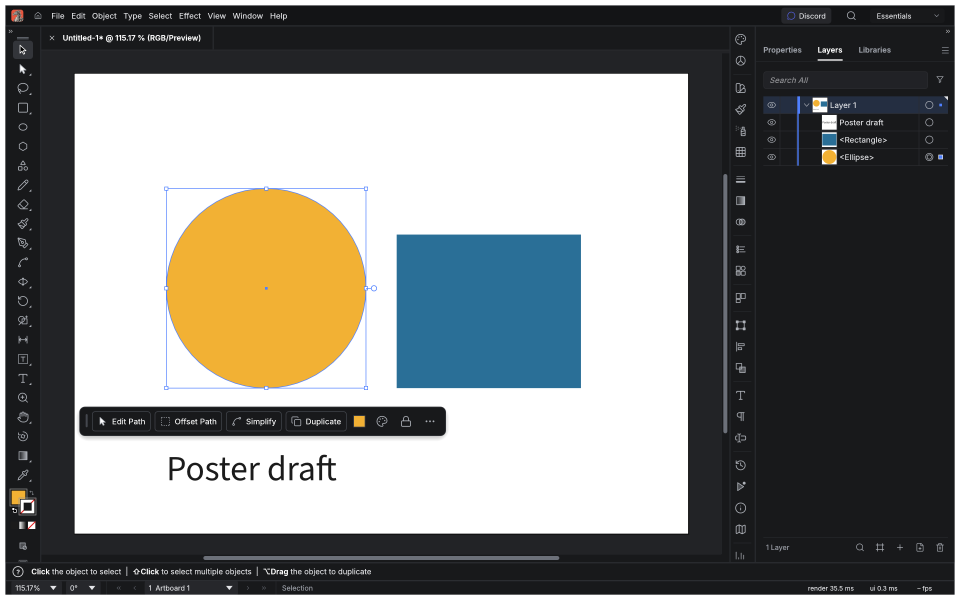
#> input picture app/kittest-flat-dark-layers.png, 2880 x 1800 px (shown at 1/3 size)
$ python metrics.py ../app/kittest-flat-dark-layers.png
#> lines starting #> are read from the running program, lines starting #| are printed output that depends on the picture
"""Measure the window chrome (everything outside the canvas) in VectorCraft screenshots.

chromatic share: % of chrome pixels whose CIELAB chroma C*ab > 15 (visibly coloured, not grey).
edge density:    % of chrome pixels on an edge (Sobel magnitude on L* > 8 per pixel), the
                 Edge Density clutter proxy (Mack & Oliva 2004) as used by later clutter studies.
Usage: metrics.py SHOT.png x0 y0 x1 y1 (canvas rect x y w h in window points; the PNG may be 2x).
"""
import json, sys
import numpy as np
from PIL import Image


def srgb_to_lab(rgb):
    c = rgb / 255.0
    c = np.where(c <= 0.04045, c / 12.92, ((c + 0.055) / 1.055) ** 2.4)
    m = np.array([[0.4124, 0.3576, 0.1805], [0.2126, 0.7152, 0.0722], [0.0193, 0.1192, 0.9505]])
    xyz = np.stack([(c[..., 0] * m[i, 0] + c[..., 1] * m[i, 1] + c[..., 2] * m[i, 2]) / wp for i, wp in enumerate([0.95047, 1.0, 1.08883])], -1)
    f = np.where(xyz > 216 / 24389, np.cbrt(xyz), (24389 / 27 * xyz + 16) / 116)
    L = 116 * f[..., 1] - 16
    a = 500 * (f[..., 0] - f[..., 1])
    b = 200 * (f[..., 1] - f[..., 2])
    return L, a, b


def measure(path, rect):
#> called with path = '../app/kittest-flat-dark-layers.png'
    img = np.asarray(Image.open(path).convert("RGB")).astype(np.float64)
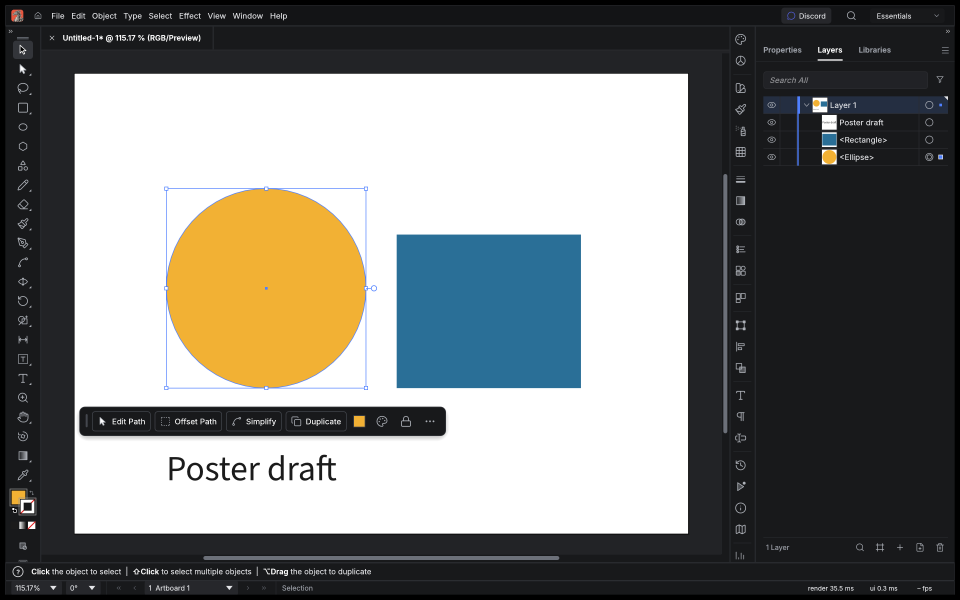
#> img: shape (1800, 2880, 3) float64 (shown at 1/3 size); mean R, G, B 123.8, 124.4, 121
    h, w, _ = img.shape
#> h = 1800; w = 2880
    scale = w / 1440.0
#> scale = 2
#> (the run stopped early here; a loop or call above may not have finished)

$ run again, on app/kittest-flat-light-layers.png
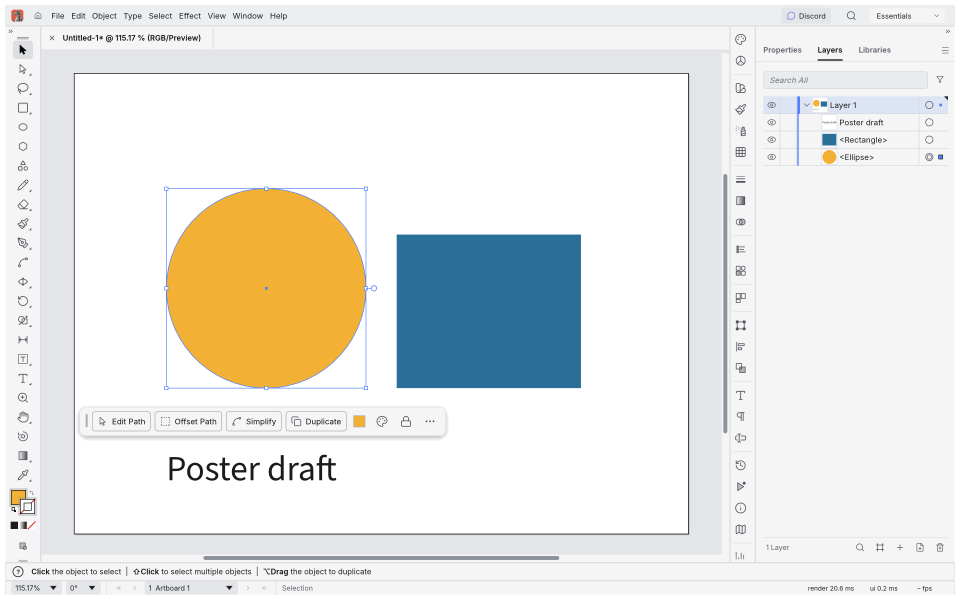
#> input picture app/kittest-flat-light-layers.png, 2880 x 1800 px (shown at 1/3 size)
#> in measure, `img = np.asarray(Image.open(path).convert("RGB")).astype(np.float64)`:
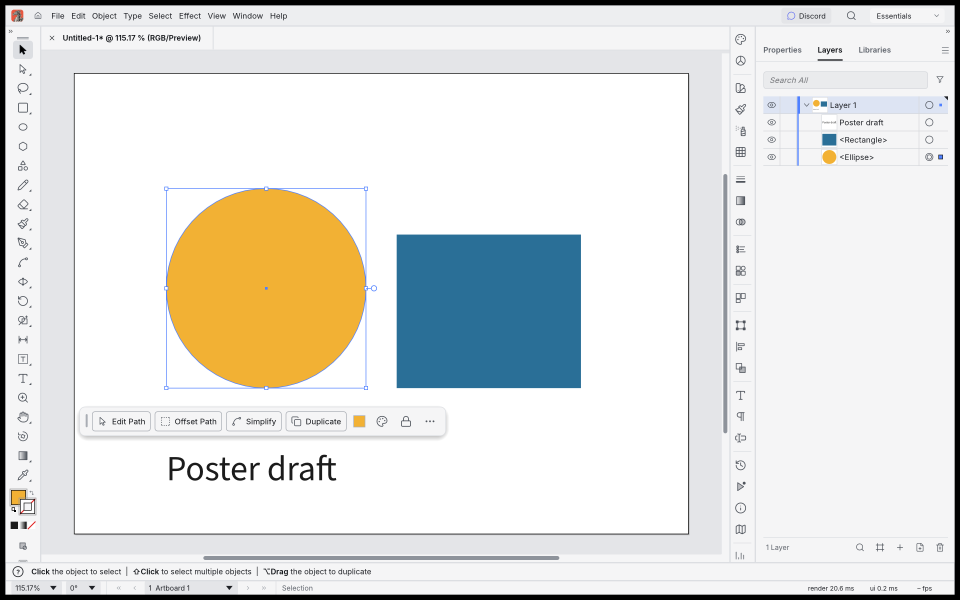
#> img: shape (1800, 2880, 3) float64 (shown at 1/3 size); mean R, G, B 225.2, 225.4, 221.7

$ run again, on app/kittest-flat-light-properties.png
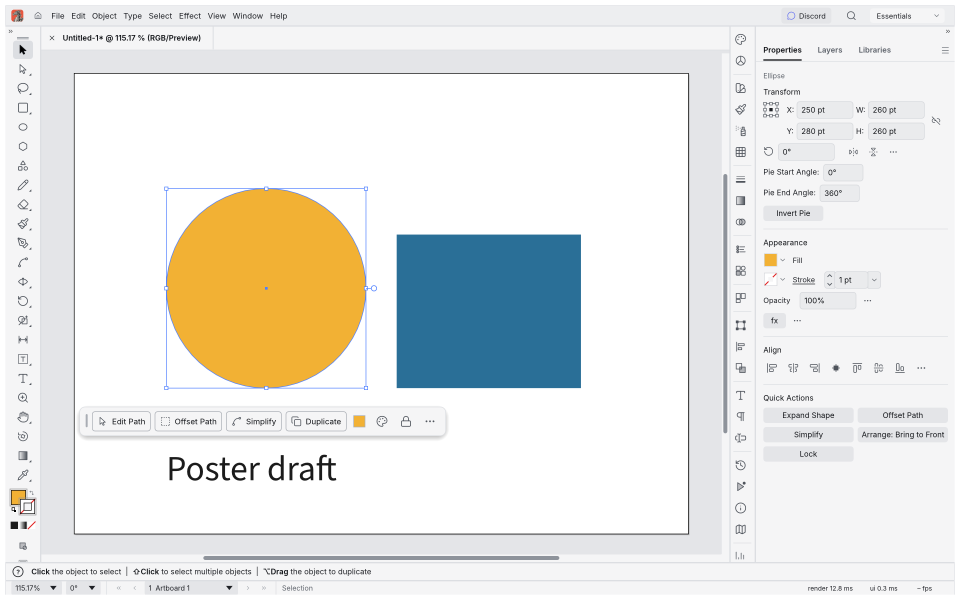
#> input picture app/kittest-flat-light-properties.png, 2880 x 1800 px (shown at 1/3 size)
#> in measure, `img = np.asarray(Image.open(path).convert("RGB")).astype(np.float64)`:
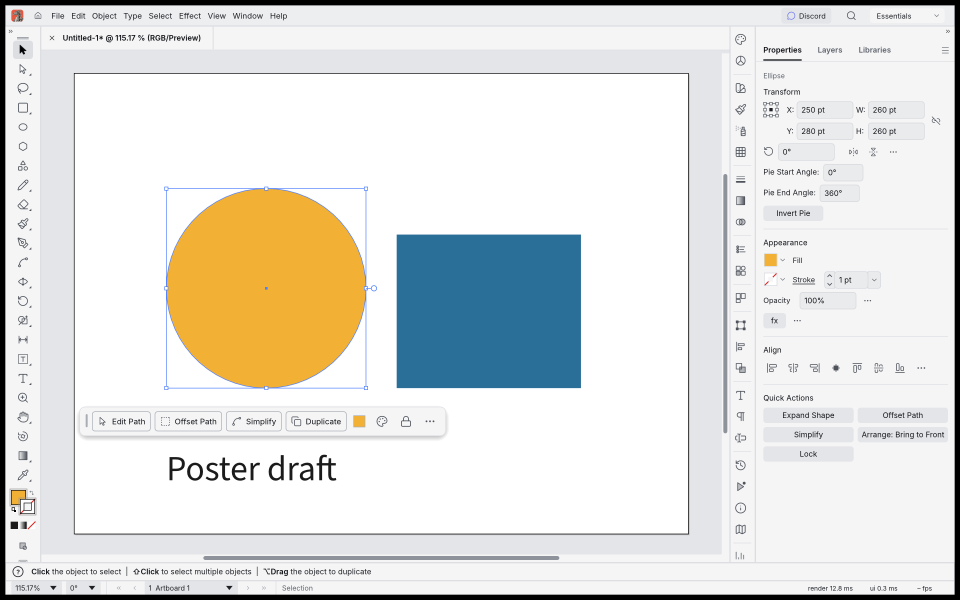
#> img: shape (1800, 2880, 3) float64 (shown at 1/3 size); mean R, G, B 224.7, 224.8, 221.1
